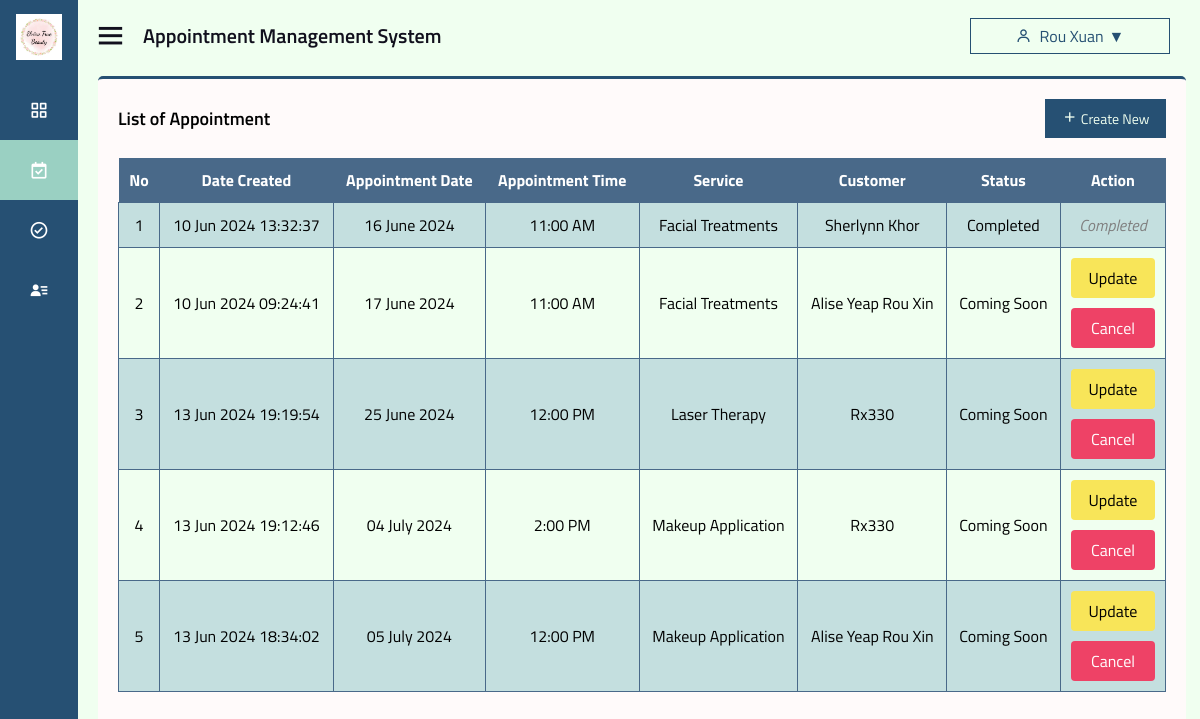
/staff-appointment.php (signed in), run on the app's committed database.
### tables this page shows
CREATE TABLE `user` (
  `user_id` int(11) NOT NULL,
  `username` varchar(255) NOT NULL,
  `email` varchar(255) NOT NULL,
  `gender` enum('male','female','rather not say') NOT NULL,
  `password` varchar(255) NOT NULL,
  `phone_number` varchar(20) DEFAULT NULL,
  `profile_picture` varchar(255) DEFAULT NULL,
  `security_question_id` int(11) DEFAULT NULL,
  `security_answer` varchar(255) DEFAULT NULL,
  `verification_code` varchar(10) DEFAULT NULL,
  `is_verified` tinyint(1) NOT NULL DEFAULT 0,
  `role` enum('admin','staff','customer') NOT NULL DEFAULT 'customer',
  `date_created` timestamp NOT NULL DEFAULT current_timestamp(),
  `date_updated` timestamp NOT NULL DEFAULT current_timestamp() ON UPDATE current_timestamp()
);

CREATE TABLE `appointment` (
  `appointment_id` int(11) NOT NULL,
  `customer_id` int(11) NOT NULL,
  `service_id` int(11) NOT NULL,
  `staff_id` int(11) DEFAULT NULL,
  `appointment_date` date NOT NULL,
  `appointment_time` time NOT NULL,
  `appointment_status` varchar(20) NOT NULL,
  `date_created` timestamp NOT NULL DEFAULT current_timestamp(),
  `date_updated` timestamp NOT NULL DEFAULT current_timestamp() ON UPDATE current_timestamp()
);

CREATE TABLE `service` (
  `service_id` int(11) NOT NULL,
  `service_name` varchar(255) NOT NULL,
  `service_description` text DEFAULT NULL,
  `service_duration` int(11) DEFAULT NULL,
  `service_price` decimal(10,2) DEFAULT NULL,
  `service_image` varchar(255) DEFAULT NULL,
  `date_created` timestamp NOT NULL DEFAULT current_timestamp(),
  `date_updated` timestamp NOT NULL DEFAULT current_timestamp() ON UPDATE current_timestamp()
);

### staff-appointment.php (the view, shortened to what this page needs)
<?php
include 'config.php';
if(isset($_SESSION['user_id'])) {
    $user_id = $_SESSION['user_id'];
    $stmt_user = $pdo->prepare("SELECT * FROM user WHERE user_id = ?");
    $stmt_user->execute([$user_id]);
    $user = $stmt_user->fetch(PDO::FETCH_ASSOC);
    if($user['role'] == 'staff') {
        $staff_name = $user['username'];
        $stmt_appointments = $pdo->prepare("SELECT a.*, s.service_name, c.username AS customer_name
                                            FROM appointment a
                                            LEFT JOIN service s ON a.service_id = s.service_id
                                            LEFT JOIN user c ON a.customer_id = c.user_id
                                            WHERE a.staff_id = ?
                                            ORDER BY a.appointment_date ASC, a.appointment_time ASC");
        $stmt_appointments->execute([$user_id]);
        $appointments = $stmt_appointments->fetchAll(PDO::FETCH_ASSOC);
    } else {
        header("Location: login.php");
        exit();
    }
} else {
    header("Location: login.php");
    exit();
}
function convertToCustomFormat($time24) {
  $time12 = date("g:i A", strtotime($time24));
  return $time12;
}
?>
<!DOCTYPE html>
<html lang="en" dir="ltr">
<head>
    <link rel="stylesheet" href="css/staff-style.css">
    <link rel="stylesheet" href="https://cdnjs.cloudflare.com/ajax/libs/font-awesome/5.15.4/css/all.min.css" />
    <link href='https://unpkg.com/boxicons@2.0.7/css/boxicons.min.css' rel='stylesheet'>
</head>
<body>
<div class="sidebar close">
    <div class="logo-details">
      <img src="favicon/favicon.ico" alt="logo" style="padding-left: 16px; padding-top: 14px;">
    </div>
    <ul class="nav-links">
    <li>
        <a href="staff-dashboard.php">
          <i class='bx bx-grid-alt' ></i>
        </a>
      </li>
      <li class="<?php echo basename($_SERVER['PHP_SELF']) == 'staff-appointment.php' ? 'active' : ''; ?>">
        <a href="staff-appointment.php">
          <i class='bx bx-calendar-check'></i>
        </a>
      </li>
      <li>
        <a href="staff-availability.php">
          <i class='bx bx-check-circle'></i>
        </a>
      </li>
      <li>
        <a href="staff-customer.php">
          <i class='bx bxs-user-detail' ></i>
        </a>
      </li>
    </div>
  <section class="home-section">
    <div class="home-content">
      <i class='bx bx-menu' ></i>
      <span class="text">Appointment Management System</span>
      <div class="user-dropdown">
        <button class="user-dropdown-btn">
        <i class="bx bx-user"></i> <?php echo isset($staff_name) ? $staff_name : ''; ?>
        </button>
      </div>
    </div>
    <div class="content">
      <div class="content-header">
        <h3 class="content-title">List of Appointment</h3>
        <div class="content-tools">
          <a href="staff-create-appointment.php" class="btn btn-flat btn-primary"><i class='bx bx-plus'></i> Create New</a>
        </div>
      </div>
      <div class="appointment-list-container">
        <table class="appointment-list">
          <thead>
            <tr>
              <th>No</th>
              <th>Date Created</th>
              <th>Appointment Date</th>
              <th>Appointment Time</th>
              <th>Service</th>
              <th>Customer</th>
              <th>Status</th>
              <th>Action</th>
            </tr>
          </thead>
          <tbody>
            <?php foreach ($appointments as $key => $appointment): ?>
              <tr>
                <td><?php echo $key + 1; ?></td>
                <td><?php echo date('d M Y H:i:s', strtotime($appointment['date_created'])); ?></td>
                <td><?php echo date('d F Y', strtotime($appointment['appointment_date'])); ?></td>
                <td><?php echo convertToCustomFormat($appointment['appointment_time']); ?></td>
                <td><?php echo $appointment['service_name']; ?></td>
                <td><?php echo $appointment['customer_name']; ?></td>
                <td><?php echo $appointment['appointment_status']; ?></td>
                <td>
                  <?php if ($appointment['appointment_status'] === 'Completed'): ?>
                    <span class="completed-status">Completed</span>
                  <?php else: ?>
                    <a href="staff-view-appointment.php?appointment_id=<?php echo $appointment['appointment_id']; ?>" class="staff-update-appointment-btn">Update</a>
                    <a href="#" class="staff-delete-appointment-btn" onclick="confirmDelete(<?php echo $appointment['appointment_id']; ?>)">Cancel</a>
                  <?php endif; ?>
                </td>
              </tr>
            <?php endforeach; ?>
          </tbody>
        </table>
      </div>
    </div>
  </section>
</body>
</html>

### css/staff-style.css (style rules this page uses)
* { margin: 0; padding: 0; box-sizing: border-box; font-family: 'Titillium Web'; font-size: 16px; }
.sidebar { position: fixed; top: 0; left: 0; height: 100%; width: 320px; background: #265073; z-index: 100; transition: all 0.5s ease; }
.sidebar.close { width: 78px; }
.sidebar .logo-details { height: 60px; width: 100%; display: flex; align-items: center; margin-bottom: 20px; }
.sidebar.close .logo-details img { padding-left: 16px; padding-top: 14px; width:80%; }
.sidebar.close .logo-details img { display: block; }
.sidebar .logo-details img { display: none; }
.sidebar .nav-links { height: 100%; overflow: auto; }
.sidebar.close .nav-links { overflow: visible; }
.sidebar .nav-links li { position: relative; list-style: none; transition: all 0.4s ease; }
.sidebar .nav-links li i { height: 60px; min-width: 78px; text-align: center; line-height: 60px; color: #fff; font-size: 20px; cursor: pointer; transition: all 0.3s ease; }
.sidebar .nav-links li a { display: flex; align-items: center; text-decoration: none; }
.active { background-color: #9ad0c2; color: #fff; }
.content { width: 97%; background-color: snow; height: 93%; margin-top: 16px; margin-left: 20px; border-top: 3px solid #265073; border-radius: 5px; }
.content-header { padding-top: 20px; margin-bottom: 0; display: flex; justify-content: space-between; align-items: center; padding-left: 20px; padding-right: 20px; }
.content-title { font-size: 18px; font-weight: 600; }
.content-tools { margin-left: auto; }
.btn { display: inline-block; padding: 8px 16px; font-size: 14px; text-align: center; text-decoration: none; cursor: pointer; }
.btn-primary { color: honeydew; background-color: #265073; border: 1px solid #265073; }
.home-section { position: relative; background: honeydew; height: 1000vh; left: 320px; width: calc(100% - 320px); transition: all 0.5s ease; }
.sidebar.close ~ .home-section { left: 78px; width: calc(100% - 78px); }
.home-section .home-content { height: 60px; display: flex; align-items: center; padding-top: 10px; }
.home-section .home-content .bx-menu, .home-section .home-content .text { color: #11101d; font-size: 35px; }
.home-section .home-content .bx-menu { margin: 0 15px; cursor: pointer; }
.home-section .home-content .text { font-size: 20px; font-weight: 600; }
.user-dropdown { position: absolute; display: inline-block; top: 24px; right: 0; margin-left: 800px; margin-right: 30px; }
.user-dropdown-btn { background-color: honeydew; color: #265073; padding: 5px 15px; border: 1px solid #265073; cursor: pointer; font-size: 16px; display: flex; align-items: center; margin-top: -6px; width: 200px; justify-content: center; white-space: nowrap; overflow: hidden; text-overflow: ellipsis; }
.user-dropdown-btn i { margin-right: 8px; }
.user-dropdown-btn::after { content: '\25BC'; margin-left: 5px; }
.appointment-list-container { margin: 20px; text-align: center; }
.appointment-list { width: 100%; border-collapse: collapse; margin-top: 15px; }
.appointment-list th, .appointment-list td { text-align: center; }
.appointment-list th { background-color: #496989; color: #FFF; padding: 10px; }
.appointment-list tbody tr { background-color: #C4DFDF; }
.appointment-list tbody tr:nth-child(even) { background-color: honeydew; }
.appointment-list td { padding: 10px; border: 1px solid #496989; }
.staff-update-appointment-btn { background-color: #F8E559; color: black; padding: 8px 16px; border: none; border-radius: 4px; cursor: pointer; text-decoration: none; transition: background-color 0.3s ease; display: block; text-align: center; font-family: 'Titillium Web'; }
.staff-delete-appointment-btn { background-color: #EE4266; color: #fff; padding: 8px 16px; border: none; border-radius: 4px; cursor: pointer; text-decoration: none; transition: background-color 0.3s ease; display: block; text-align: center; font-family: 'Titillium Web'; margin-top: 10px; }

### staff-appointment.php (style rules this page uses)
.completed-status { color: gray; font-style: italic; }

### data on the page
user: username "Rou Xuan"
appointment: date_created "10 Jun 2024 13:32:37", appointment_date "16 June 2024", appointment_time "11:00 AM", service.service_name "Facial Treatments", customer.username "Sherlynn Khor", appointment_status "Completed"
appointment: date_created "10 Jun 2024 09:24:41", appointment_date "17 June 2024", appointment_time "11:00 AM", service.service_name "Facial Treatments", customer.username "Alise Yeap Rou Xin", appointment_status "Coming Soon"
appointment: date_created "13 Jun 2024 19:19:54", appointment_date "25 June 2024", appointment_time "12:00 PM", service.service_name "Laser Therapy", customer.username "Rx330", appointment_status "Coming Soon"
appointment: date_created "13 Jun 2024 19:12:46", appointment_date "04 July 2024", appointment_time "2:00 PM", service.service_name "Makeup Application", customer.username "Rx330", appointment_status "Coming Soon"
appointment: date_created "13 Jun 2024 18:34:02", appointment_date "05 July 2024", appointment_time "12:00 PM", service.service_name "Makeup Application", customer.username "Alise Yeap Rou Xin", appointment_status "Coming Soon"
